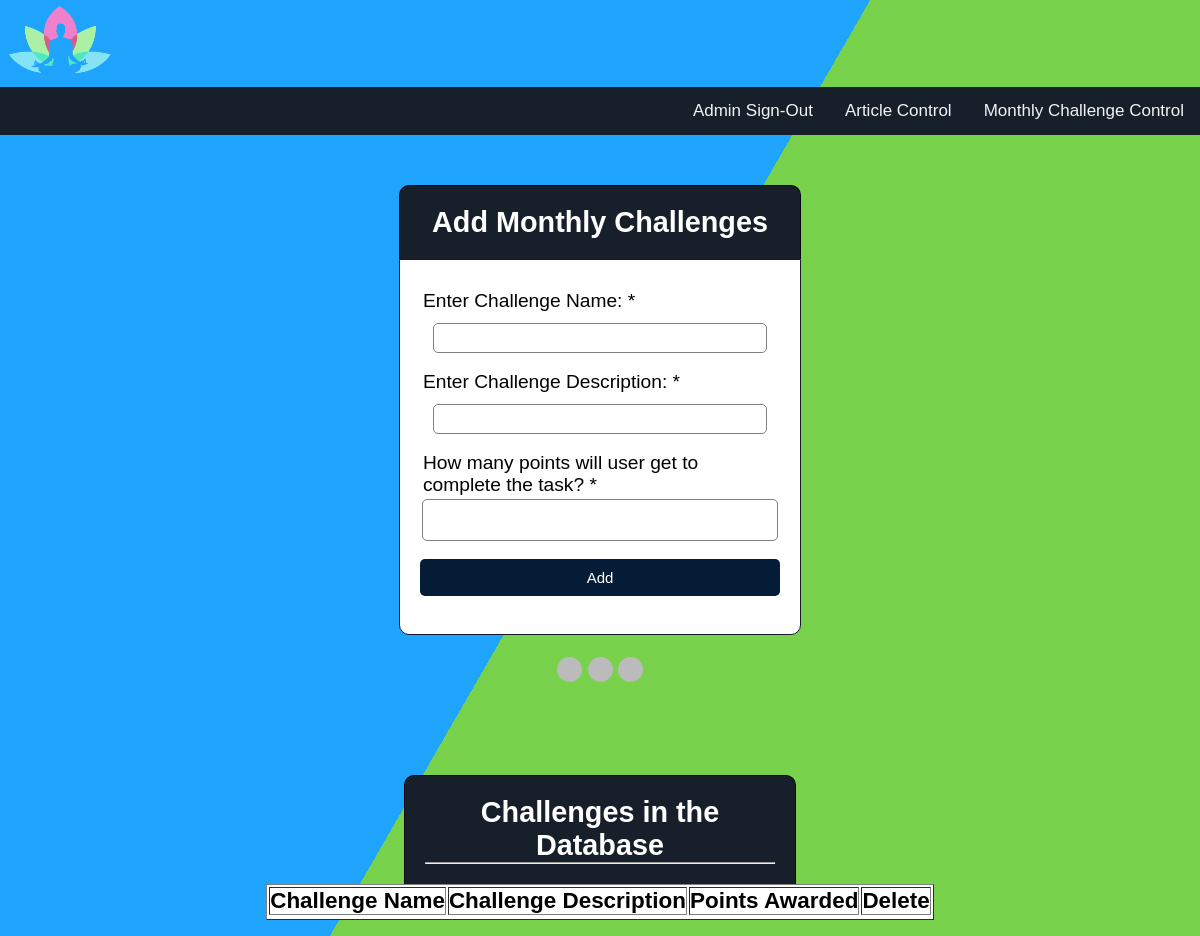
/adminMonthlyChallengeControl.php, run on an earlier commit of the app's database.
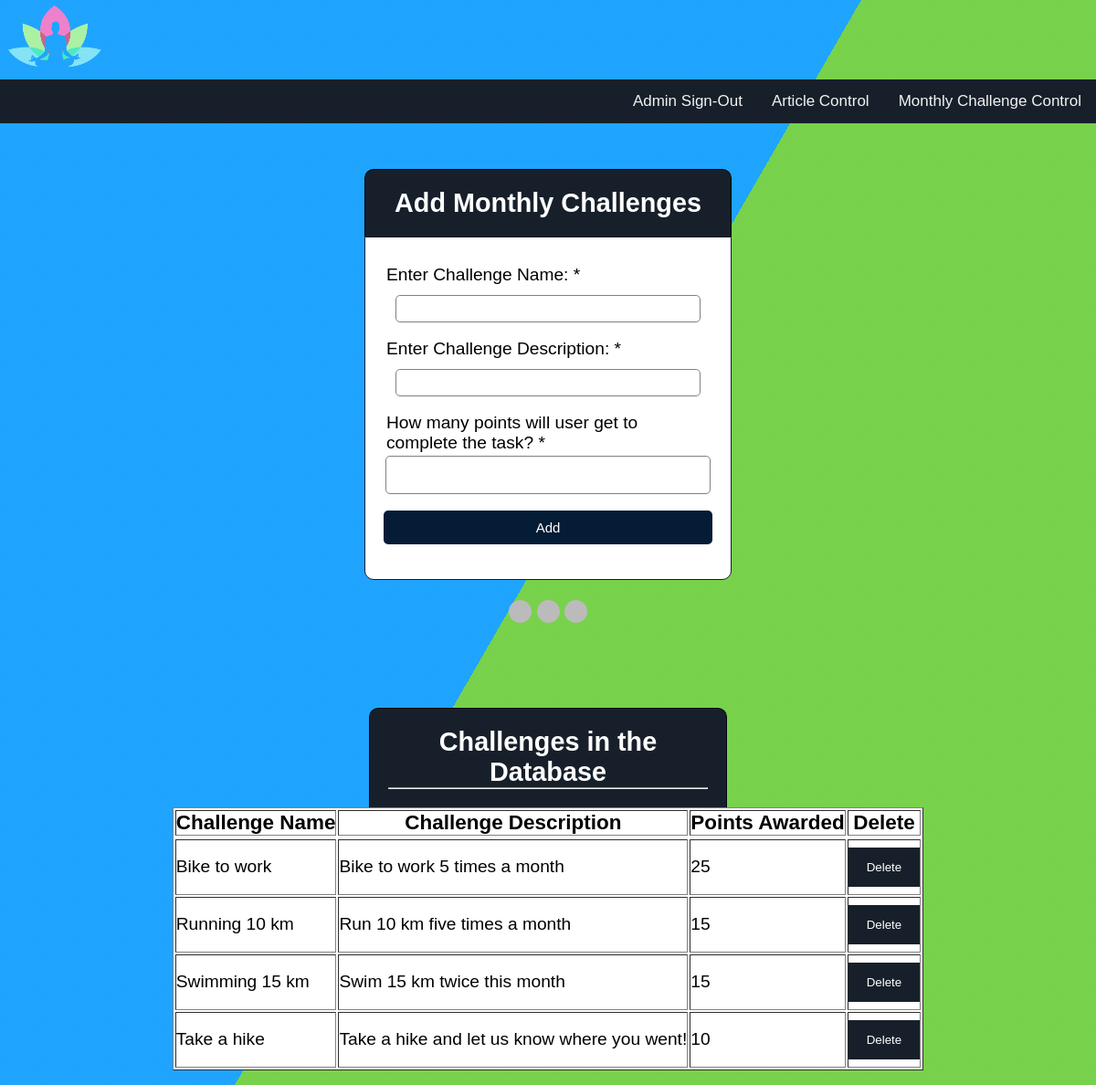
And on a later commit of the database.
### tables this page shows
CREATE TABLE listOfChallenges
(
    challenge_name varchar(225) NOT NULL PRIMARY KEY,
    challenge_description varchar(225) NOT NULL, 
    points_submission int NOT NULL
);

### adminMonthlyChallengeControl.php (the view, shortened to what this page needs)
<!DOCTYPE html>
<html>
  <link rel="stylesheet" href="stylesheets/stylesheet.css">
  <head>
    </head>
    <body>
    <div class = "logo"><img src = "images/logo2.png" style="width:10%"></a>
    </div>
    <div class="topnav">
    <div class="topnav-right">
        <a href="adminLogIn.php">Admin Sign-Out</a>
        <a href="adminArticleControl.php">Article Control</a>
        <a href="adminMonthlyChallengeControl.php">Monthly Challenge Control</a>
    </div>
    </div>
    </body>
   <center>
   <div class="header">
       <h2>Add Monthly Challenges</h2>
   </div>
   <form method="post" action="adminMonthlyChallengeControl.php">
        <link rel="stylesheet" type="text/css" href="stylesheets/style.css">
    <div class="input-group">
         <label>Enter Challenge Name: * </label>
         <input type="text" name="challenge_name">
    </div>
    <div class="input-group">
         <label>Enter Challenge Description: *</label>
         <input type="text" name="challenge_description">
    </div>
    <div class="input-group">
         <label> How many points will user get to complete the task? * </label>
         <input type="int" name="points_submission">
    </div>
       <div class="input-group">
         <button type="submit" class="btn" name="add_challenge">Add</button>
       </div>
   </form>
   <p>
  <br>
  <div style="text-align:center">
    <span class="dot"></span>
    <span class="dot"></span>
    <span class="dot"></span>
  </div>
<div class="container">
<br>
<div class="header">
      <h2>Challenges in the Database </h2><hr>
</div>
<table class="table table-bordered" border="1" bgcolor="#FFFFFF">
<thead>
<tr>
<th><h3>Challenge Name</h3></th>
<th><h3>Challenge Description</h3></th>
<th><h3>Points Awarded</h3></th>
<th><h3>Delete</h3></th>
</tr>
</thead>
<tbody>
<tr>
    <?php
   $db = mysqli_connect('localhost', 'root', '', 'wellness');
   $user_check_query = "SELECT * FROM listOfChallenges";
   $result = mysqli_query($db, $user_check_query);
   while ($row = $result -> fetch_assoc())
   {
      echo '<tr>';
      echo '<td>' . $row['challenge_name'] . '</td>';
      echo '<td>' . $row['challenge_description'] . '</td>';
      echo '<td>' . $row['points_submission'] . '</td>';
      echo "<form action='server.php' method='post'>";
      echo '<td><button type="submit" formaction="server.php" name = "delete_challenge" value =' . $row['challenge_name'] . '>Delete</button></td>';
      echo "</form>";
      echo '</tr>';
   }
   ?>
    </body>
</html>

### stylesheets/stylesheet.css (style rules this page uses)
body { margin: 0; font-family: Arial, Helvetica, sans-serif; }
.topnav { overflow: hidden; background-color: #17202A; }
.topnav a { float: left; color: #f2f2f2; text-align: center; padding: 14px 16px; text-decoration: none; font-size: 17px; }
.topnav-right { float: right; }
.dot { height: 25px; width: 25px; background-color: #bbb; border-radius: 50%; display: inline-block; }
form { border: 3px solid #f1f1f1; }
input[type=text], input[type=password] { width: 100%; padding: 12px 20px; margin: 8px 0; display: inline-block; border: 1px solid #ccc; box-sizing: border-box; }
button { background-color: #17202A; color: white; padding: 14px 20px; margin: 8px 0; border: none; cursor: pointer; width: 100%; }
.container { padding: 16px; }

### stylesheets/style.css (style rules this page uses)
* { margin: 0px; padding: 0px; }
form, .content { width: 30%; margin: 0px auto; padding: 20px; border: 1px solid rgb(26, 23, 42); background: white; border-radius: 0px 0px 10px 10px; }
.input-group { margin: 10px 0px 10px 0px; }
.input-group label { display: block; text-align: left; margin: 3px; }
.input-group input { height: 30px; width: 93%; padding: 5px 10px; font-size: 16px; border-radius: 5px; border: 1px solid gray; }
body { font-size: 120%; background: #F8F8FF; }
.btn { padding: 10px; font-size: 15px; color: white; background: rgb(5, 28, 54); border: none; border-radius: 5px; }
.header { width: 30%; margin: 50px auto 0px; color: white; background: #17202A; text-align: center; border: 1px solid rgb(0, 6, 14); border-bottom: none; border-radius: 10px 10px 0px 0px; padding: 20px; }

### adminMonthlyChallengeControl.php (style rules this page uses)
html { height:100%; }
body { margin:0; }

What changed in the data, as far as the page shows it:
added listofchallenges: challenge_name "Bike to work", challenge_description "Bike to work 5 times a month", points_submission "25"
added listofchallenges: challenge_name "Running 10 km", challenge_description "Run 10 km five times a month", points_submission "15"
added listofchallenges: challenge_name "Swimming 15 km", challenge_description "Swim 15 km twice this month", points_submission "15"
added listofchallenges: challenge_name "Take a hike", challenge_description "Take a hike and let us know where you went!", points_submission "10"
